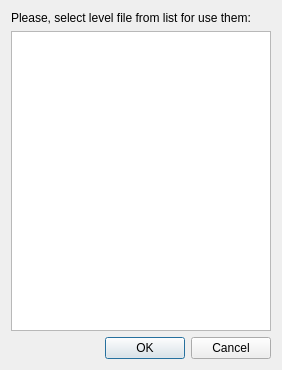
<?xml version="1.0" encoding="UTF-8"?>
<ui version="4.0">
 <class>LevelFileList</class>
 <widget class="QDialog" name="LevelFileList">
  <property name="geometry">
   <rect>
    <x>0</x>
    <y>0</y>
    <width>278</width>
    <height>366</height>
   </rect>
  </property>
  <property name="windowTitle">
   <string>Level files list</string>
  </property>
  <property name="windowIcon">
   <iconset resource="../_resources/editor.qrc">
    <normaloff>:/lvl16.png</normaloff>:/lvl16.png</iconset>
  </property>
  <layout class="QGridLayout" name="gridLayout">
   <item row="0" column="0">
    <widget class="QLabel" name="label">
     <property name="text">
      <string>Please, select level file from list for use them:</string>
     </property>
     <property name="wordWrap">
      <bool>true</bool>
     </property>
    </widget>
   </item>
   <item row="1" column="0">
    <widget class="QListWidget" name="FileList">
     <property name="minimumSize">
      <size>
       <width>260</width>
       <height>300</height>
      </size>
     </property>
     <property name="editTriggers">
      <set>QAbstractItemView::DoubleClicked|QAbstractItemView::EditKeyPressed</set>
     </property>
    </widget>
   </item>
   <item row="2" column="0">
    <widget class="QDialogButtonBox" name="buttonBox">
     <property name="orientation">
      <enum>Qt::Horizontal</enum>
     </property>
     <property name="standardButtons">
      <set>QDialogButtonBox::Cancel|QDialogButtonBox::Ok</set>
     </property>
    </widget>
   </item>
  </layout>
 </widget>
 <resources>
  <include location="../_resources/editor.qrc"/>
 </resources>
 <connections>
  <connection>
   <sender>buttonBox</sender>
   <signal>accepted()</signal>
   <receiver>LevelFileList</receiver>
   <slot>accept()</slot>
   <hints>
    <hint type="sourcelabel">
     <x>248</x>
     <y>254</y>
    </hint>
    <hint type="destinationlabel">
     <x>157</x>
     <y>274</y>
    </hint>
   </hints>
  </connection>
  <connection>
   <sender>buttonBox</sender>
   <signal>rejected()</signal>
   <receiver>LevelFileList</receiver>
   <slot>reject()</slot>
   <hints>
    <hint type="sourcelabel">
     <x>316</x>
     <y>260</y>
    </hint>
    <hint type="destinationlabel">
     <x>286</x>
     <y>274</y>
    </hint>
   </hints>
  </connection>
 </connections>
</ui>
